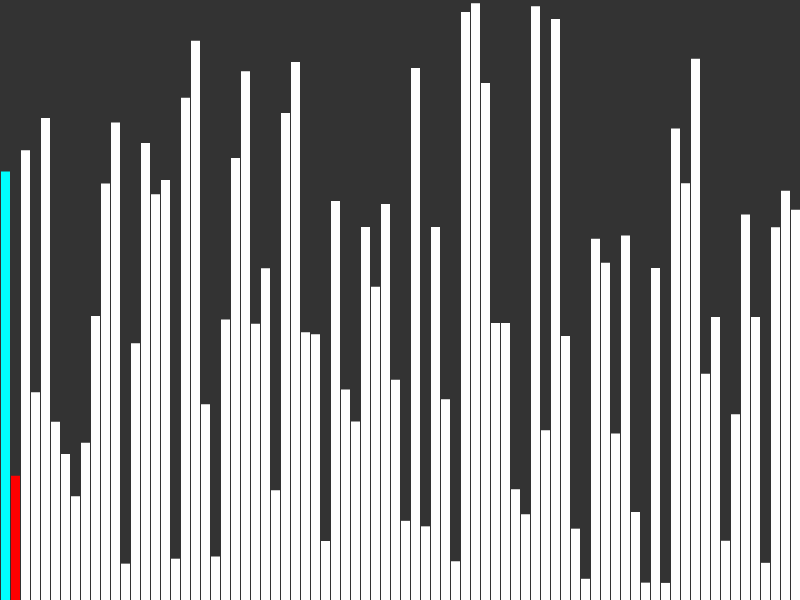
Frame 1 (no input)
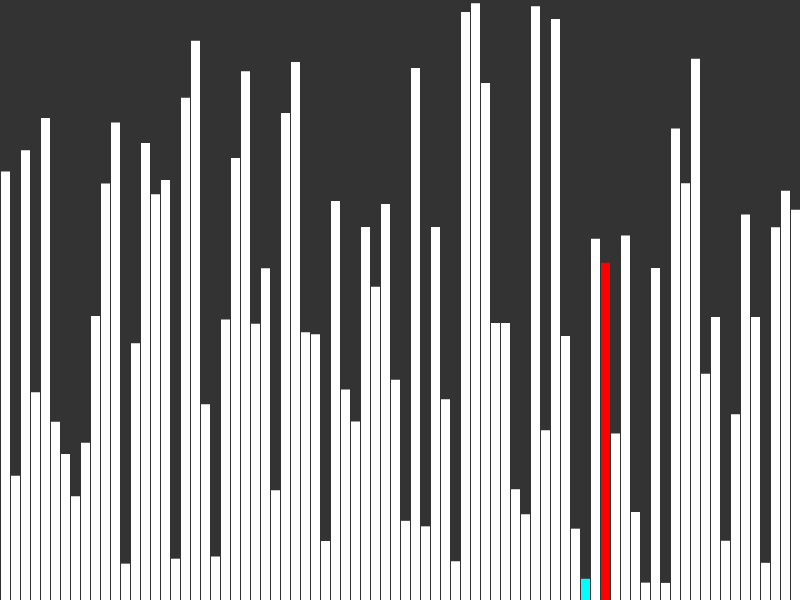
Frame 60 (no input)
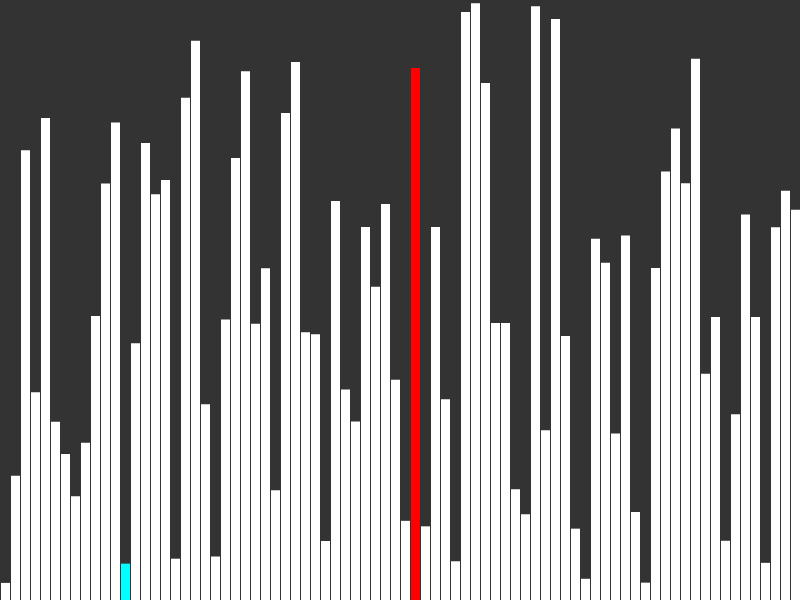
Frame 120 (the mouse pressed at the canvas centre since frame 60)

The p5.js sketch that drew these frames (run headless with seeded random() and noise() and a simulated clock; from frame 60 on, the mouse is pressed at the canvas centre):

// p5.js sketch
// ── sketch.js
let data = []
const resolution = 10
let i = 0
let j = 0
let min = 0
let finish = false

function setup() {
  createCanvas(800, 600)

  // Setup data
  for (let i = 0; i < width / resolution; i++) {
    data.push(random(height))
  }
}

function draw() {
  background(51)
  noStroke()

  const a = data[j]
  const b = data[min]
  if (a < b) {
    min = j
  }
  j++
  if (j >= data.length) {
    swap(data, i, min)
    i++
    j = i
    min = j
    if (i >= data.length) {
      noLoop();
      finish = true
    }
  }

  data.forEach((n, x) => {
    if (finish) {
      fill(0, 255, 0)
    } else if (x == min) {
      fill(0, 255, 255)
    } else if (x == j) {
      fill(255, 0, 0)
    } else {
      fill(255, 255, 255)
    }
    rect(x * resolution + 1, height - n, resolution - 1, n)
  })
}

function swap(data, a, b) {
  const temp = data[a]
  data[a] = data[b]
  data[b] = temp
}
